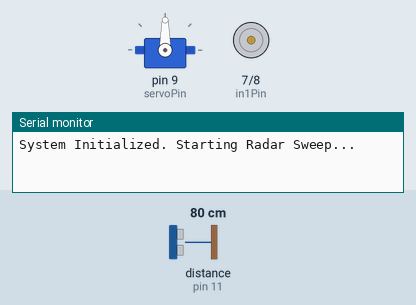
Bench run of a sketch on a simulated Arduino Uno, built with avr-gcc and run on an emulated ATmega328P. Parts: servo, motor-driver pin pairs drawn as motors (green arrow = first pin HIGH = forward, orange = second pin HIGH = backward, longer = more drive, scaled by the enable pin), the last lines printed to the serial monitor. Wiring (inferred from the names in the program): ultrasonic range finder: trigger pin 10; echo pin 11. Inputs (shaded band) come from the test bench; at power-on: distance to the obstacle (sensor on pin 11) 80 cm. The echo pulse lasts 58.3 µs per cm.

Above: at 0.1 s.
3.3 s: distance to the obstacle (sensor on pin 11) set to 2 cm
At 4.8 s:
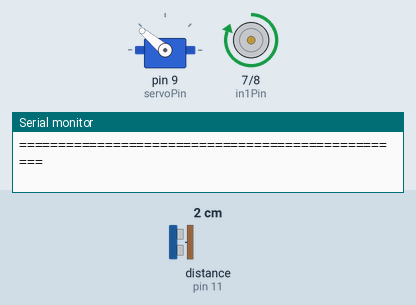
At 26.3 s:
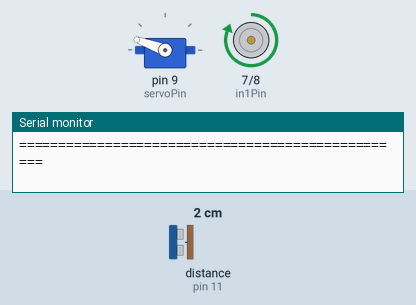
Timing chart, 0 to 26.6 s (numbered marks = the images above; inputs shaded):
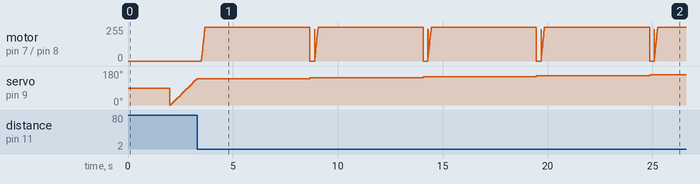

The sketch:

distance_detection_andfunction.ino
```cpp
#include <Servo.h>

// --- Pin Definitions ---
const int trigPin = 10;
const int echoPin = 11;
const int servoPin = 9;
const int in1Pin = 7;
const int in2Pin = 8;
const int enaPin = 5; // Speed control pin is connected!

// --- Variables & Constants ---
Servo radarServo;
const int THREAT_DISTANCE = 15; // Threat radius in Centimeters

void setup() {
  Serial.begin(9600); // Start Serial Monitor

  // Setup Pins
  pinMode(trigPin, OUTPUT);
  pinMode(echoPin, INPUT);
  pinMode(in1Pin, OUTPUT);
  pinMode(in2Pin, OUTPUT);
  pinMode(enaPin, OUTPUT);

  radarServo.attach(servoPin);

  // Ensure the action-response motor is completely off at start
  digitalWrite(in1Pin, LOW);
  digitalWrite(in2Pin, LOW);
  analogWrite(enaPin, 0);

  Serial.println("System Initialized. Starting Radar Sweep...");
  delay(2000); // Quick pause to let power stabilize
}

void loop() {
  // Sweep from 0 to 180 degrees
  for (int pos = 0; pos <= 180; pos += 5) { // 5-degree increments
    radarServo.write(pos);
    delay(40); // Wait for servo mechanics to physically reach position

    int currentDistance = getDistance();
    printData(pos, currentDistance);
    checkThreat(currentDistance);
  }

  // Sweep from 180 back to 0 degrees
  for (int pos = 180; pos >= 0; pos -= 5) {
    radarServo.write(pos);
    delay(40);

    int currentDistance = getDistance();
    printData(pos, currentDistance);
    checkThreat(currentDistance);
  }
}

// --- Helper Functions ---

// 1. Trigger ultrasonic pulse and calculate distance
int getDistance() {
  digitalWrite(trigPin, LOW);
  delayMicroseconds(2);

  digitalWrite(trigPin, HIGH);
  delayMicroseconds(10);
  digitalWrite(trigPin, LOW);

  // 30,000 microsecond timeout prevents freezing
  long duration = pulseIn(echoPin, HIGH, 30000);

  // Calculate distance in cm (Speed of sound = 343m/s)
  int distance = duration * 0.034 / 2;

  if (distance == 0) return 999; // Error code if out of range
  return distance;
}

// 2. Handle the DC Motor response logic (Soft Start + 5 Second Delay)
void checkThreat(int distance) {
  if (distance <= THREAT_DISTANCE) {
    Serial.println("==================================================");
    Serial.println(">>> THREAT DETECTED! TARGET LOCKED. <<<");
    Serial.println("RAMPING UP MOTOR FOR 5 SECOND ACTION RESPONSE...");
    Serial.println("==================================================");

    // Set motor direction (Forward)
    digitalWrite(in1Pin, HIGH);
    digitalWrite(in2Pin, LOW);

    // "Soft Start" ramp-up to prevent current spikes
    for (int speed = 0; speed <= 255; speed += 15) {
      analogWrite(enaPin, speed);
      delay(10); // Very short delay just for the ramp-up
    }

    // Wait for exactly 5 seconds while the motor runs at full speed
    delay(5000);

    // Turn motor off instantly when time is up
    digitalWrite(in1Pin, LOW);
    digitalWrite(in2Pin, LOW);
    analogWrite(enaPin, 0);

    Serial.println("Action complete. Resuming radar sweep...");
  }
}

// 3. Format and print clean data columns to the Serial Monitor
void printData(int angle, int distance) {
  Serial.print("Angle: ");
  if (angle < 10) Serial.print("  ");
  else if (angle < 100) Serial.print(" ");
  Serial.print(angle);
  Serial.print(" deg  |  Distance: ");

  if (distance == 999) {
    Serial.println("Out of Range");
  } else {
    Serial.print(distance);
    Serial.println(" cm");
  }
}
```
